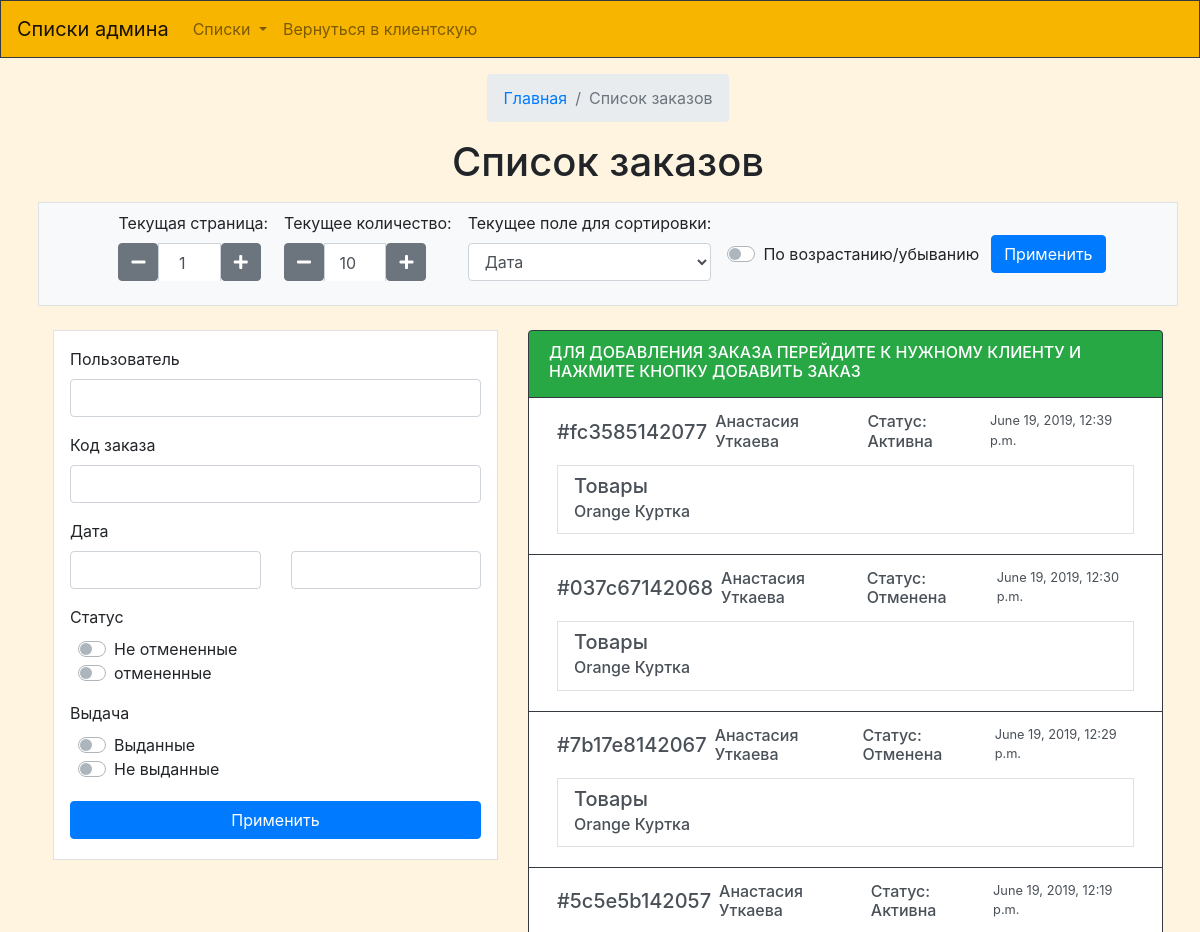
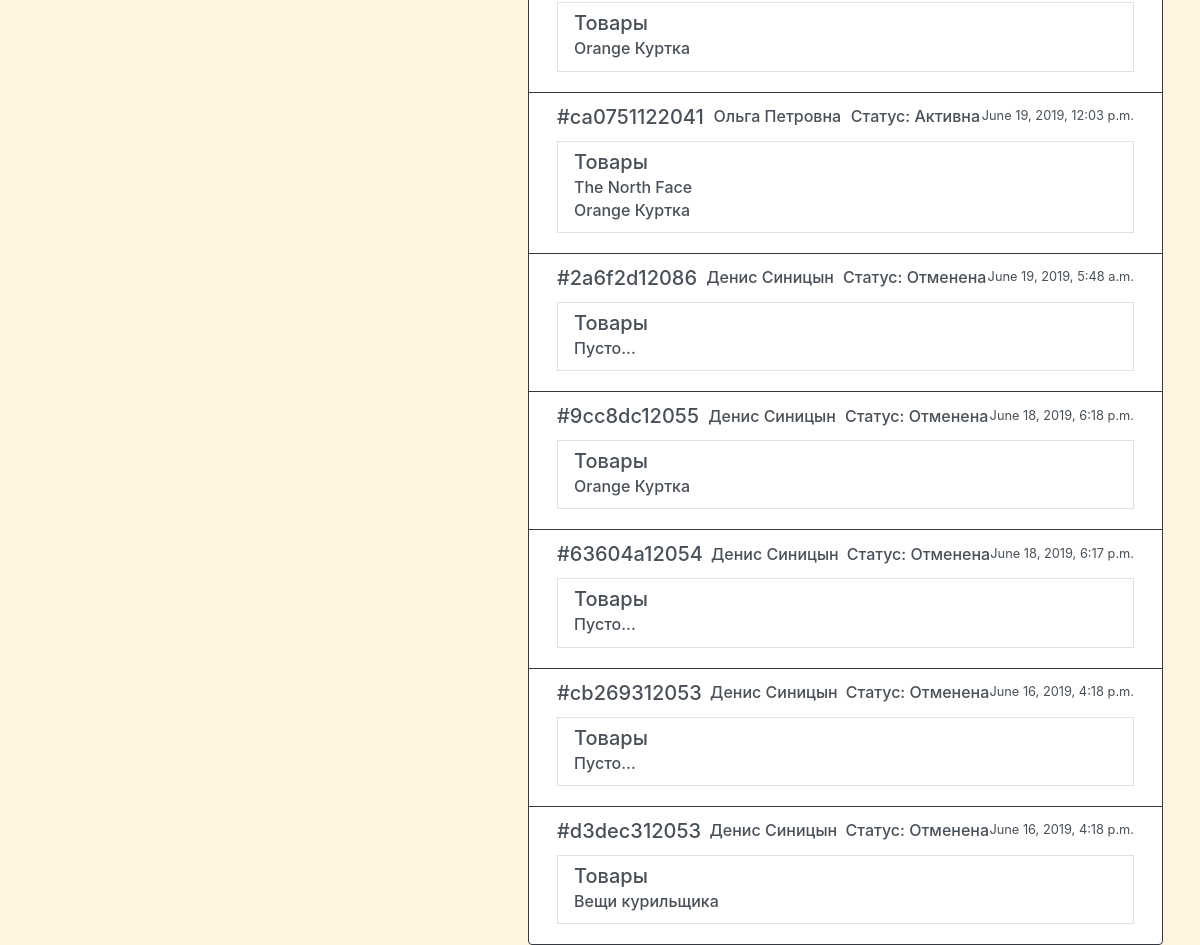
/admzakazi/ (signed in), run on an earlier commit of the app's database (2 pictures, top to bottom).
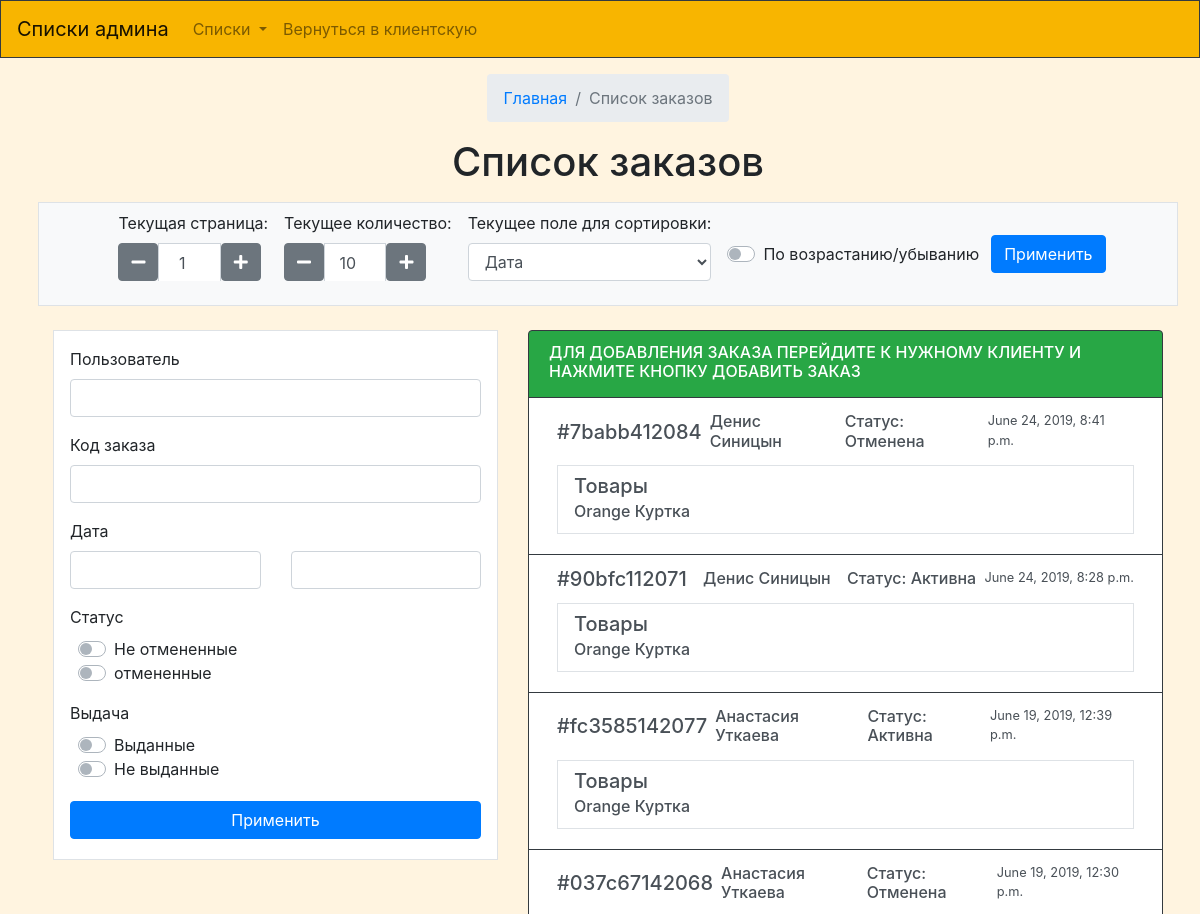
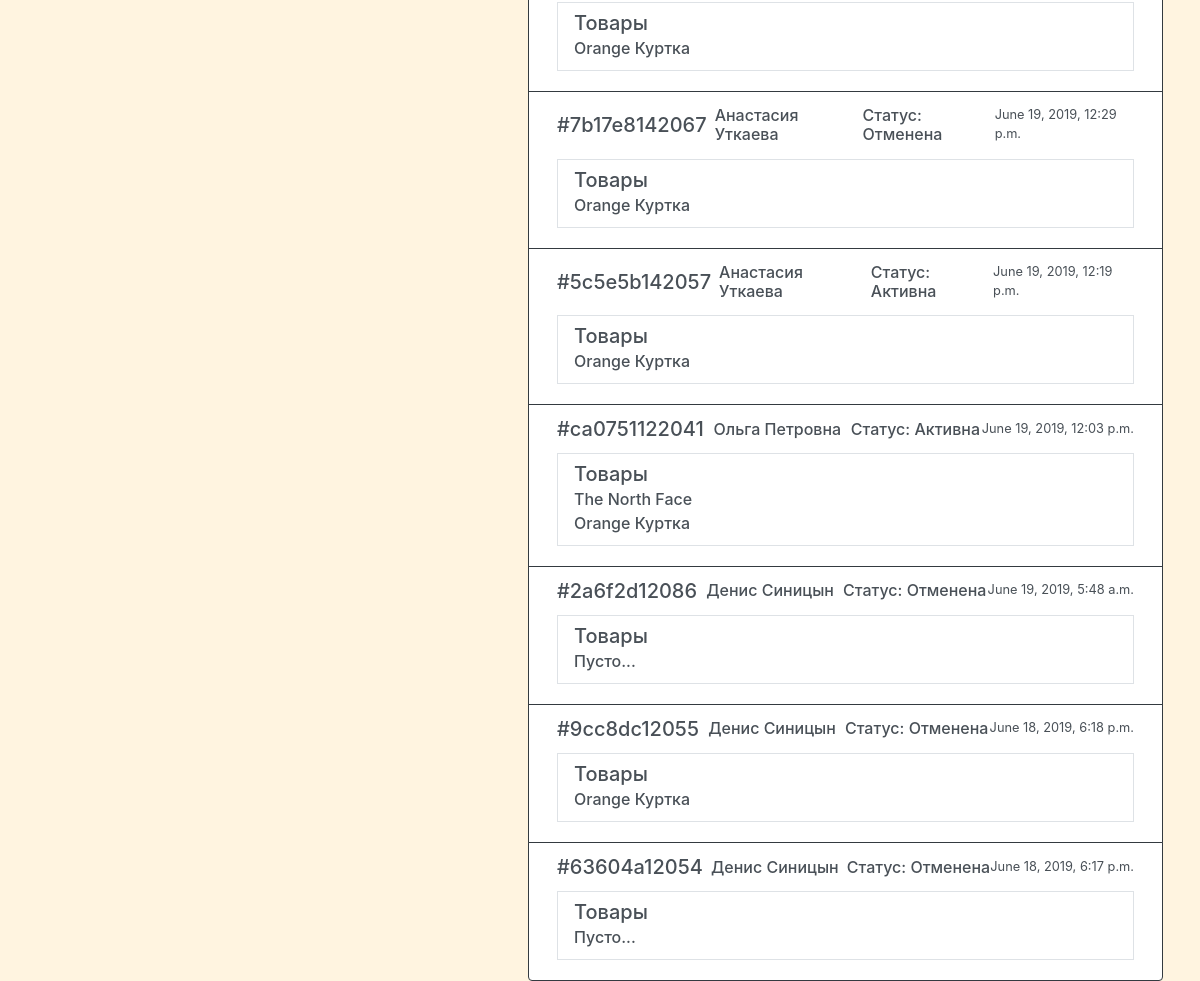
And on a later commit of the database (2 pictures, top to bottom).
### firstapp/models.py (models this page shows, shortened)
class Zakaz(models.Model):
    status = models.BooleanField()
    nomer = models.TextField()
    date = models.DateTimeField()
    person = models.ForeignKey(Person, on_delete=models.CASCADE)
    vidann = models.BooleanField()
    class Meta:
        unique_together = ('nomer',)

class Person(models.Model):
    user = models.OneToOneField(User,on_delete = models.CASCADE, null=True)
    sex = models.BooleanField(null=True)
    phone = models.IntegerField(null=True)
    Vk = models.TextField(null=True);
    Insta = models.TextField(null=True);
    Status = models.CharField(max_length=20,null=True)
    DateReg = models.DateField(null=True);
    DataLast = models.DateTimeField(null=True);
    Zamoroz = models.BooleanField(null=True);
    Email = models.TextField(null=True)
    name = models.CharField(db_index=True,max_length=300)
    PhotoPerson = models.TextField(null=True)
    Bird = models.DateField(null=True)
    Adress = models.TextField(null=True)
    balance = models.FloatField(null=True)
    class Meta:
        unique_together = ( 'Email',)
    objects = models.Manager()

class Tovar (models.Model):
    name = models.CharField(db_index=True,max_length=100)
    Opisanie = models.TextField()
    brand = models.ForeignKey(Brand,on_delete=models.SET_NULL, null=True)
    DateAdd = models.DateTimeField()
    DateEdit = models.DateTimeField()
    Sex = models.ForeignKey(Sex, on_delete=models.SET_NULL, null=True)
    Material = models.TextField(null=True)
    Del = models.BooleanField()

### firstapp/views.py (the view)
# urls.py: path('admzakazi/',views.GetZakazi),
def GetZakazi(req):
    if not req.user.is_authenticated:
        return HttpResponseRedirect('/auto/')
    if req.user.person.Status != "Админ":
        return HttpResponseRedirect('/main/')
    zak = Zakazi(req)
    dannye = zak.getmassZakaz()
    return render(req, 'Bot_spispok-Zakazov.html', context=dannye)

### firstapp/form.py
class FindZakaz(forms.Form):
    datemin = forms.DateTimeField(required=False)
    datemax = forms.DateTimeField(required=False)
    person = forms.CharField(required=False)
    raz = forms.BooleanField(required=False, widget=forms.CheckboxInput())
    unraz = forms.BooleanField(required=False, widget=forms.CheckboxInput())
    code = forms.CharField(required=False)
    vidan =  forms.BooleanField(required=False, widget=forms.CheckboxInput())
    noVidan = forms.BooleanField(required=False, widget=forms.CheckboxInput())

class SortZakaz(forms.Form):
    sort = forms.ChoiceField(required=True, choices=(('date', 'Дата'),('date','Дата')))
    sortingType = forms.BooleanField(required=False, widget=forms.CheckboxInput())
    str = forms.IntegerField(initial=1, min_value=1, widget=forms.NumberInput(attrs={'value': '1'}))
    kolich = forms.IntegerField(initial=10, min_value=1, widget=forms.NumberInput(attrs={'value': '10'}))

### firstapp/Shifr.py (called while the page is built)
    def ProverZnackMass(self, *args, slov={}):
        mass = []
        for ar in args:
            if slov.get(ar.znack) == ar.proverka:
                mass.append(ar.value)
        return mass

### templates/Bot_spispok-Zakazov.html (shortened to what the changed rows need)
{% extends "Bot_base.html" %}
{% load staticfiles %}
{% load widget_tweaks %}
{% block main %}
    <div class="ml-3 mt-3 d-flex flex-column align-items-center">
        <h1 class="mb-3">Список заказов</h1>
            </div>
        <div class="col-xl-7 col-lg-7 ">
        <div class="list-group ">
			{% for zak in zakazi %}
            <a href="/admzakaz/{{zak.id}}" class="list-group-item list-group-item-action flex-column align-items-start border border-dark">
                <div class="d-flex w-100 justify-content-between align-items-center">
					<h5 class="mb-1 ml-2">#{{zak.code}} </h5>
                    <h6 class="mb-1 ml-2">{{zak.name}}</h6>
					{% if zak.status == False %}
					<h6 class="mb-1 ml-2">Статус: Отменена <h6>
					{% else %}
					<h6 class="mb-1 ml-2">Статус: Активна <h6>
					{% endif %}
                    <small  class="mr-2">{{zak.date}}</small>
                </div>
                <div class="border m-2 p-2">
				<h5 class="mb-1 ml-2">Товары</h5>
				{% if zak.tovari != None %}
				{% for tov in zak.tovari %}
				<h6 class="mb-1 ml-2">{{tov}}</h6>
				{% endfor %}
				{% else %}
				<h6 class="mb-1 ml-2">Пусто...</h6>
				{% endif %}
                </div>
            </a>
			{% endfor %}
        </div>
        </div>
{% endblock %}
{% block js %}
	<link rel="stylesheet" type="text/css" href="{% static "numberbootstrap/kss.css" %}"/ >
 <link href="https://unpkg.com/gijgo@1.9.13/css/gijgo.min.css" rel="stylesheet" type="text/css" />
{% endblock %}

What changed in the data, as far as the page shows it:
no longer on this page (row unchanged): Zakaz: code "cb269312053", date "June 16, 2019, 4:18 p.m."
no longer on this page (row unchanged): Zakaz: code "d3dec312053", date "June 16, 2019, 4:18 p.m."
no longer on this page (row unchanged): Tovar: tovari "Вещи курильщика"
added Zakaz: code "7babb412084", date "June 24, 2019, 8:41 p.m."
added Zakaz: code "90bfc112071", date "June 24, 2019, 8:28 p.m."
Also different on the page:
new list line: "# Статус: Отменена Товары"
new list line: "Денис Синицын"
new list line: "Orange Куртка"
new list line: "# Статус: Активна Товары"
list line gone: "# Статус: Отменена Товары Пусто..."
list line gone: "Денис Синицын"
list line gone: "# Статус: Отменена Товары"
